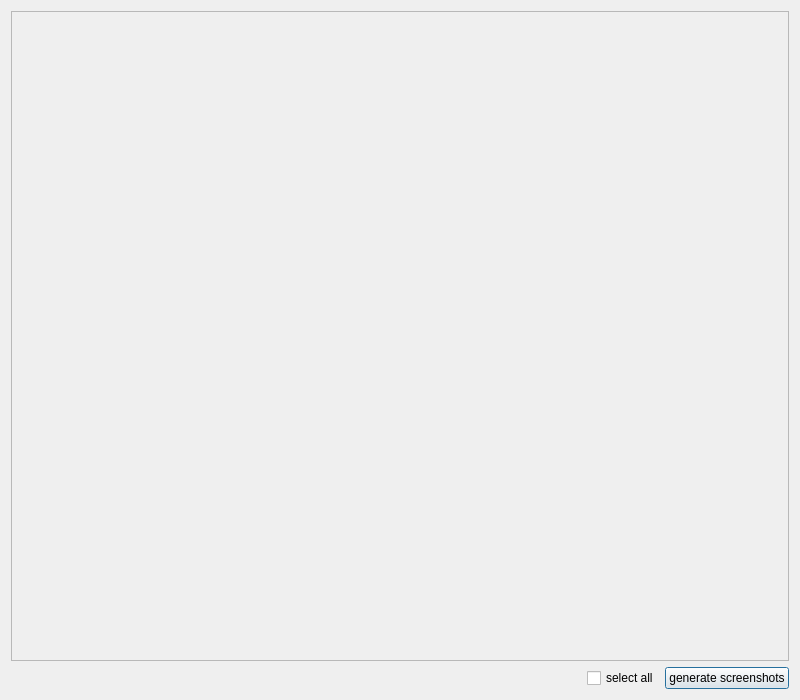
<?xml version="1.0" encoding="UTF-8"?>
<ui version="4.0">
 <class>ScrollableGraphicDisplay2</class>
 <widget class="QDialog" name="ScrollableGraphicDisplay2">
  <property name="geometry">
   <rect>
    <x>0</x>
    <y>0</y>
    <width>800</width>
    <height>700</height>
   </rect>
  </property>
  <property name="windowTitle">
   <string>Ranked-Order List</string>
  </property>
  <layout class="QVBoxLayout" name="verticalLayout_2">
   <item>
    <layout class="QVBoxLayout" name="wrapperVerticalLayout">
     <item>
      <widget class="QScrollArea" name="allRoutesScrollArea">
       <property name="widgetResizable">
        <bool>true</bool>
       </property>
       <widget class="QWidget" name="allRoutesscrollAreaWidgetContents">
        <property name="geometry">
         <rect>
          <x>0</x>
          <y>0</y>
          <width>778</width>
          <height>647</height>
         </rect>
        </property>
       </widget>
      </widget>
     </item>
     <item>
      <layout class="QHBoxLayout" name="generateSSHorizontalLayout">
       <item>
        <spacer name="horizontalSpacer">
         <property name="orientation">
          <enum>Qt::Horizontal</enum>
         </property>
         <property name="sizeHint" stdset="0">
          <size>
           <width>348</width>
           <height>20</height>
          </size>
         </property>
        </spacer>
       </item>
       <item>
        <widget class="QCheckBox" name="allRoutesSelectCheckBox">
         <property name="text">
          <string>select all</string>
         </property>
        </widget>
       </item>
       <item>
        <widget class="QPushButton" name="allRoutesGenerateSSPushButton">
         <property name="text">
          <string>generate screenshots</string>
         </property>
        </widget>
       </item>
      </layout>
     </item>
    </layout>
   </item>
  </layout>
 </widget>
 <resources/>
 <connections/>
</ui>
